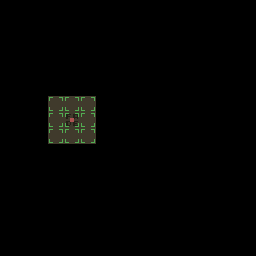

Rendered tile map (Tiled .tmx) drawn with the repository's tilesets; below, a short description and the map source with its tile grids summarised:
An orthogonal 16x16 tile map with 16x16 px tiles, 5 tile layers (input_dirt, input_dirt, output_dirt, regions_input, ...), 2 tilesets.

<map version="1.5" tiledversion="1.7.2" orientation="orthogonal" renderorder="right-down" width="16" height="16" tilewidth="16" tileheight="16" infinite="0" nextlayerid="10" nextobjectid="1">
 <tileset firstgid="1" name="Village5" tilewidth="16" tileheight="16" tilecount="704" columns="32">
  <image source="../../../assets/Tile/Village5.png" width="512" height="352" />
  <wangsets>
   <wangset name="Dirt2" type="mixed" tile="-1">
    <wangcolor name="" color="#ff0000" tile="-1" probability="1" />
    <wangtile tileid="200" wangid="0,0,1,1,1,0,0,0" />
    <wangtile tileid="202" wangid="0,0,1,1,1,1,1,0" />
    <wangtile tileid="203" wangid="0,0,0,0,1,1,1,0" />
    <wangtile tileid="232" wangid="1,1,0,0,0,0,0,0" />
    <wangtile tileid="234" wangid="1,1,0,0,0,0,0,1" />
    <wangtile tileid="235" wangid="1,0,0,0,0,0,0,1" />
    <wangtile tileid="264" wangid="1,1,1,1,1,0,0,0" />
    <wangtile tileid="266" wangid="1,1,1,1,1,1,1,1" />
    <wangtile tileid="267" wangid="1,0,0,0,1,1,1,1" />
    <wangtile tileid="296" wangid="1,1,1,0,0,0,0,0" />
    <wangtile tileid="298" wangid="1,1,1,0,0,0,1,1" />
    <wangtile tileid="299" wangid="1,0,0,0,0,0,1,1" />
   </wangset>
   <wangset name="Dirt3" type="mixed" tile="-1">
    <wangcolor name="" color="#ff0000" tile="-1" probability="1" />
    <wangcolor name="" color="#00ff00" tile="-1" probability="1" />
    <wangcolor name="" color="#0000ff" tile="-1" probability="1" />
    <wangtile tileid="200" wangid="0,0,3,3,3,0,0,0" />
    <wangtile tileid="201" wangid="0,0,3,3,3,3,3,0" />
    <wangtile tileid="203" wangid="0,0,0,0,3,3,3,0" />
    <wangtile tileid="232" wangid="3,3,1,1,1,0,0,0" />
    <wangtile tileid="233" wangid="3,3,1,1,1,1,1,3" />
    <wangtile tileid="235" wangid="3,0,0,0,1,1,1,3" />
    <wangtile tileid="264" wangid="1,1,2,2,2,0,0,0" />
    <wangtile tileid="265" wangid="1,1,2,2,2,2,2,1" />
    <wangtile tileid="267" wangid="1,0,0,0,2,2,2,1" />
    <wangtile tileid="296" wangid="2,2,2,0,0,0,0,0" />
    <wangtile tileid="297" wangid="2,2,2,0,0,0,2,2" />
    <wangtile tileid="299" wangid="2,0,0,0,0,0,2,2" />
   </wangset>
   <wangset name="Dirt4" type="mixed" tile="-1">
    <wangcolor name="" color="#ff0000" tile="-1" probability="1" />
    <wangtile tileid="205" wangid="0,0,1,1,1,0,0,0" />
    <wangtile tileid="206" wangid="0,0,1,1,1,1,1,0" />
    <wangtile tileid="207" wangid="0,0,1,1,1,1,1,0" />
    <wangtile tileid="208" wangid="0,0,0,0,1,1,1,0" />
    <wangtile tileid="237" wangid="1,1,1,1,1,0,0,0" />
    <wangtile tileid="238" wangid="1,1,1,1,1,1,1,1" />
    <wangtile tileid="239" wangid="1,1,1,1,1,1,1,1" />
    <wangtile tileid="240" wangid="1,0,0,0,1,1,1,1" />
    <wangtile tileid="269" wangid="1,1,1,1,1,0,0,0" />
    <wangtile tileid="270" wangid="1,1,1,1,1,1,1,1" />
    <wangtile tileid="271" wangid="1,1,1,1,1,1,1,1" />
    <wangtile tileid="272" wangid="1,0,0,0,1,1,1,1" />
    <wangtile tileid="296" wangid="1,1,1,0,0,0,0,0" />
    <wangtile tileid="297" wangid="1,1,1,0,0,0,1,1" />
    <wangtile tileid="298" wangid="1,1,1,0,0,0,1,1" />
    <wangtile tileid="299" wangid="1,0,0,0,0,0,1,1" />
   </wangset>
   <wangset name="dirttop" type="corner" tile="-1">
    <wangcolor name="" color="#ff0000" tile="-1" probability="1" />
    <wangcolor name="" color="#00ff00" tile="-1" probability="1" />
    <wangcolor name="" color="#0000ff" tile="-1" probability="1" />
    <wangtile tileid="205" wangid="0,0,1,1,1,0,0,0" />
    <wangtile tileid="206" wangid="0,0,1,1,1,1,1,0" />
    <wangtile tileid="207" wangid="0,0,1,1,1,1,1,0" />
    <wangtile tileid="208" wangid="0,0,0,0,1,1,1,0" />
    <wangtile tileid="237" wangid="1,0,1,1,1,0,0,0" />
    <wangtile tileid="238" wangid="1,0,1,1,1,1,1,0" />
    <wangtile tileid="239" wangid="1,1,1,1,1,1,1,1" />
    <wangtile tileid="240" wangid="1,0,0,0,1,1,1,1" />
    <wangtile tileid="269" wangid="1,1,1,0,0,0,0,0" />
    <wangtile tileid="270" wangid="1,1,1,0,0,0,1,1" />
    <wangtile tileid="271" wangid="1,1,1,0,0,0,1,1" />
    <wangtile tileid="272" wangid="1,0,0,0,0,0,1,1" />
   </wangset>
   <wangset name="Unnamed Set" type="corner" tile="238">
    <wangcolor name="" color="#ff0000" tile="-1" probability="1" />
    <wangtile tileid="205" wangid="0,0,0,1,0,0,0,0" />
    <wangtile tileid="206" wangid="0,0,0,1,0,1,0,0" />
    <wangtile tileid="207" wangid="0,0,0,1,0,1,0,0" />
    <wangtile tileid="208" wangid="0,0,0,0,0,1,0,0" />
    <wangtile tileid="237" wangid="0,1,0,0,0,0,0,0" />
    <wangtile tileid="238" wangid="0,1,0,0,0,0,0,1" />
    <wangtile tileid="239" wangid="0,1,0,0,0,0,0,1" />
    <wangtile tileid="240" wangid="0,0,0,0,0,0,0,1" />
   </wangset>
  </wangsets>
 </tileset>
 <tileset firstgid="705" source="../../../assets/Tile/Dirt1.tsx" />
 <layer id="9" name="input_dirt" width="16" height="16">
  <properties>
   <property name="StrictEmpty" type="bool" value="true" />
  </properties>
  <data>[256 cells, 9 non-empty, 2 distinct tile ids]</data>
 </layer>
 <layer id="2" name="input_dirt" width="16" height="16">
  <properties>
   <property name="StrictEmpty" type="bool" value="true" />
  </properties>
  <data>[256 cells, 9 non-empty, 1 distinct tile ids]</data>
 </layer>
 <layer id="3" name="output_dirt" width="16" height="16">
  <data>[256 cells, 1 non-empty, 1 distinct tile ids]</data>
 </layer>
 <layer id="4" name="regions_input" width="16" height="16">
  <data>[256 cells, 9 non-empty, 1 distinct tile ids]</data>
 </layer>
 <layer id="1" name="regions_output" width="16" height="16">
  <data>[256 cells, 1 non-empty, 1 distinct tile ids]</data>
 </layer>
</map>
